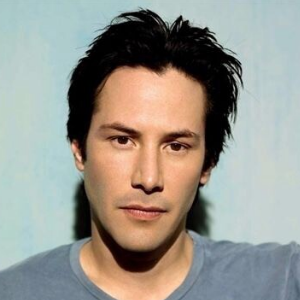
#> input picture opencv/03-图像的梯度/补充/assets/example.png, 300 x 300 px, found by its file name
$ python '08cv2中的otsu使用.py'
#> lines starting #> are read from the running program, lines starting #| are printed output that depends on the picture; after the words box and inside, x2 and y2 are one past the last pixel; in counts of white or black regions, pixels touching at a corner belong together
import cv2
import matplotlib.pyplot as plt

img = cv2.imread("../assets/example.png")
#> img is the input picture: shape (300, 300, 3); mean B, G, R 142, 150.1, 152.1
gray = cv2.cvtColor(img, cv2.COLOR_BGR2GRAY)
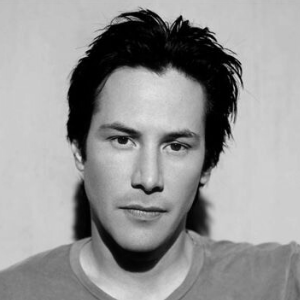
#> gray: shape (300, 300); min 0, max 228, mean 149.7
img = cv2.cvtColor(img, cv2.COLOR_BGR2RGB)
_, thresh1 = cv2.threshold(gray, 127, 255, cv2.THRESH_BINARY + cv2.THRESH_OTSU)
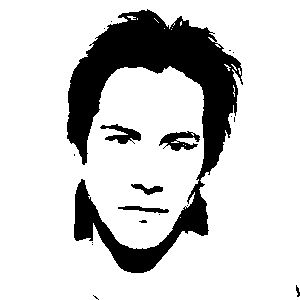
#> thresh1: shape (300, 300); 81.6% white; 19 black regions (13 under 20 px), largest, box (x1, y1, x2, y2) and area: (67, 9, 243, 273) 15347, (159, 131, 200, 151) 431, (100, 124, 141, 144) 382, (118, 206, 169, 213) 190, (131, 184, 163, 195) 169, (296, 285, 300, 297) 27
_, thresh2 = cv2.threshold(gray, 127, 255, cv2.THRESH_BINARY_INV + cv2.THRESH_OTSU)
_, thresh3 = cv2.threshold(gray, 127, 255, cv2.THRESH_TRUNC + cv2.THRESH_OTSU)
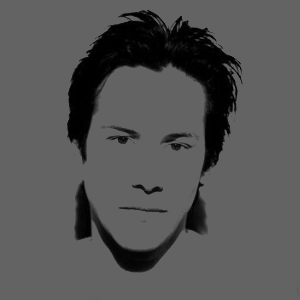
#> thresh3: shape (300, 300); min 0, max 99, mean 84.6
_, thresh4 = cv2.threshold(gray, 127, 255, cv2.THRESH_TOZERO + cv2.THRESH_OTSU)
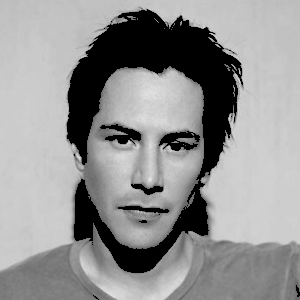
#> thresh4: shape (300, 300); min 0, max 228, mean 145.9
_, thresh5 = cv2.threshold(gray, 127, 255, cv2.THRESH_TOZERO_INV + cv2.THRESH_OTSU)
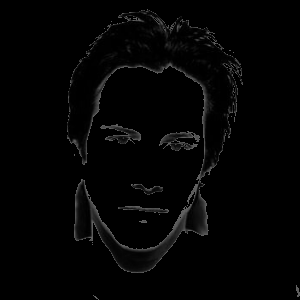
#> thresh5: shape (300, 300); min 0, max 99, mean 3.8

titles = ['img', 'THRESH_BINARY', 'THRESH_BINARY_INV', 'THRESH_TRUNC', 'THRESH_TOZERO', 'THRESH_TOZERO_INV']
images = [img, thresh1, thresh2, thresh3, thresh4, thresh5]
for i in range(6):
    plt.subplot(2, 3, i + 1)
    plt.imshow(images[i], 'gray')
    plt.title(titles[i])
    plt.xticks([])
    plt.yticks([])
plt.show()
cv2.waitKey(0)
